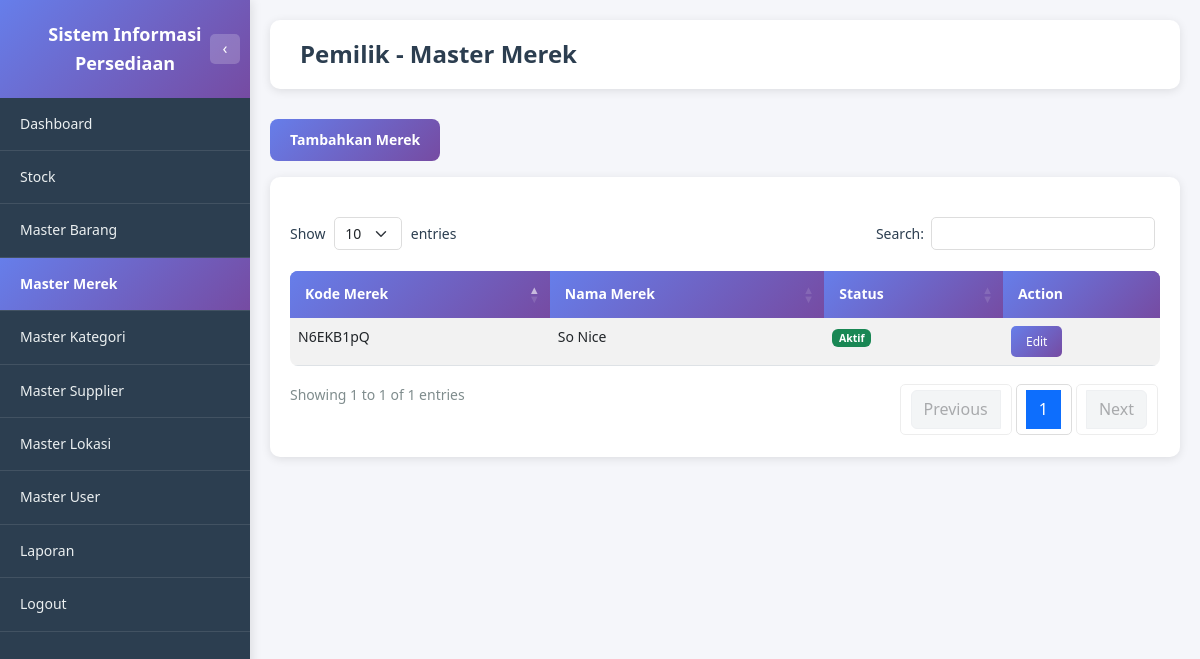
/pemilik/master_merek.php (signed in), run on an earlier commit of the app's database.
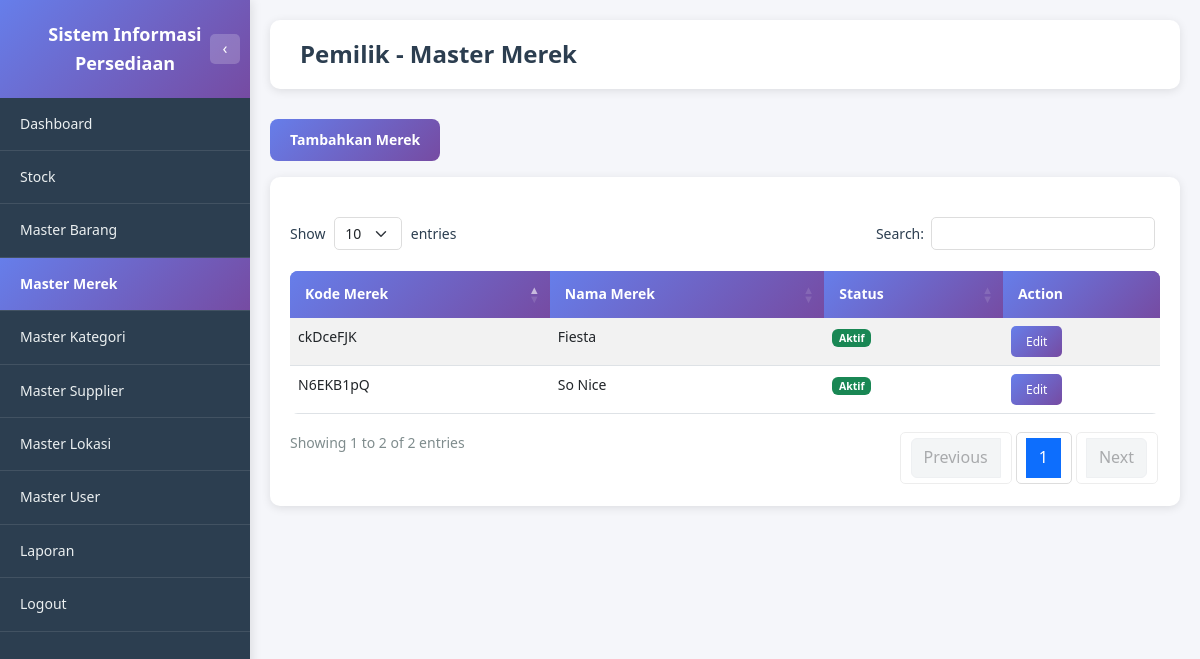
And on a later commit of the database.
### tables this page shows
CREATE TABLE MASTER_MEREK (
   KD_MEREK_BARANG      VARCHAR(8) NOT NULL,
   NAMA_MEREK           VARCHAR(256),
   STATUS               ENUM('AKTIF', 'TIDAK AKTIF'),
   PRIMARY KEY (KD_MEREK_BARANG)
);

### pemilik/master_merek.php (the view, shortened to what this page needs)
<?php
require_once '../dbconnect.php';
$query_merek = "SELECT KD_MEREK_BARANG, NAMA_MEREK, STATUS
                FROM MASTER_MEREK
                ORDER BY KD_MEREK_BARANG ASC";
$result_merek = $conn->query($query_merek);
?>
<!DOCTYPE html>
<html lang="id">
<head>
    <link href="https://cdn.jsdelivr.net/npm/bootstrap@5.3.0/dist/css/bootstrap.min.css" rel="stylesheet">
    <link href="https://cdn.datatables.net/1.13.7/css/dataTables.bootstrap5.min.css" rel="stylesheet">
    <link href="https://cdn.jsdelivr.net/npm/sweetalert2@11/dist/sweetalert2.min.css" rel="stylesheet">
    <link href="../assets/css/style.css" rel="stylesheet">
</head>
<body class="dashboard-body">
    <?php include 'includes/sidebar.php'; ?>
    <div class="main-content">
        <div class="page-header">
            <h1 class="page-title">Pemilik - Master Merek</h1>
        </div>
        <div class="mb-3">
            <button type="button" class="btn-primary-custom" data-bs-toggle="modal" data-bs-target="#modalTambahMerek">
                <i class="bi bi-plus-circle"></i> Tambahkan Merek
            </button>
        </div>
        <div class="table-section">
            <div class="table-responsive">
                <table id="tableMerek" class="table table-custom table-striped table-hover">
                    <thead>
                        <tr>
                            <th>Kode Merek</th>
                            <th>Nama Merek</th>
                            <th>Status</th>
                            <th>Action</th>
                        </tr>
                    </thead>
                    <tbody>
                        <?php if ($result_merek->num_rows > 0): ?>
                            <?php while ($row = $result_merek->fetch_assoc()): ?>
                                <tr>
                                    <td><?php echo htmlspecialchars($row['KD_MEREK_BARANG']); ?></td>
                                    <td><?php echo htmlspecialchars($row['NAMA_MEREK']); ?></td>
                                    <td>
                                        <?php if ($row['STATUS'] == 'AKTIF'): ?>
                                            <span class="badge bg-success">Aktif</span>
                                        <?php else: ?>
                                            <span class="badge bg-secondary">Tidak Aktif</span>
                                        <?php endif; ?>
                                    </td>
                                    <td>
                                        <button class="btn-view" onclick="editMerek('<?php echo htmlspecialchars($row['KD_MEREK_BARANG']); ?>', '<?php echo htmlspecialchars($row['NAMA_MEREK'], ENT_QUOTES); ?>', '<?php echo htmlspecialchars($row['STATUS']); ?>')">Edit</button>
                                    </td>
                                </tr>
                            <?php endwhile; ?>
                        <?php endif; ?>
                    </tbody>
                </table>
            </div>
        </div>
    </div>
</body>
</html>

What changed in the data, as far as the page shows it:
added master_merek: KD_MEREK_BARANG "ckDceFJK", NAMA_MEREK "Fiesta", STATUS "Aktif"
Also different on the page:
text written by a page script: "Show entries Search: Showing 1 to 1 of 1 entries Previous 1 Next" → "Show entries Search: Showing 1 to 2 of 2 entries Previous 1 Next"
